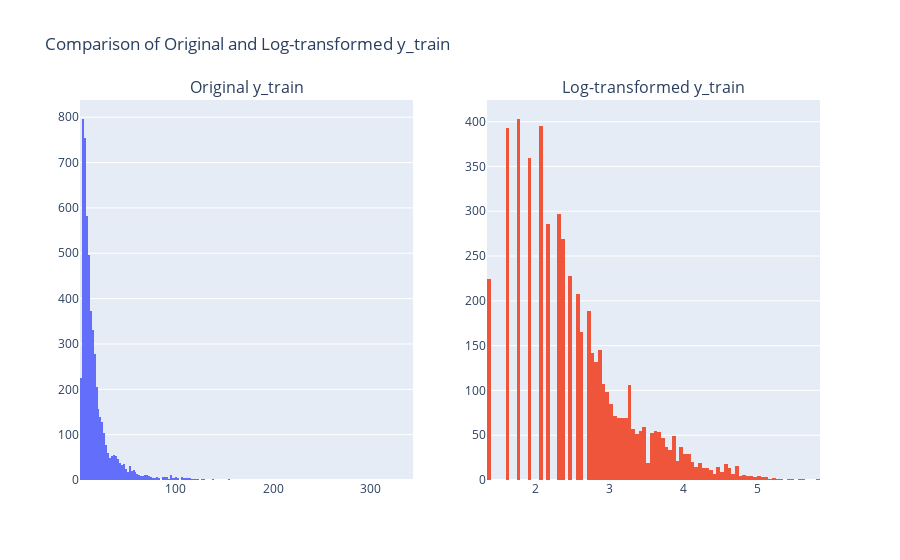

The notebook cell this image was saved under:
### Markdown cell above
## ExtraTreesRegressor med log transformasjon av target variabel

### Code cell
# Apply log transformation to y_train
from plotly.subplots import make_subplots
import plotly.graph_objects as go
y_train_log = np.log1p(y_train)

# Create subplot figure with two columns
fig = make_subplots(rows=1, cols=2, subplot_titles=("Original y_train", "Log-transformed y_train"))

# Add original y_train histogram to the first subplot
fig.add_trace(
    go.Histogram(x=y_train, name="Original y_train"),
    row=1, col=1
)

# Add log-transformed y_train histogram to the second subplot
fig.add_trace(
    go.Histogram(x=y_train_log, name="Log-transformed y_train"),
    row=1, col=2
)

# Update layout for better visualization
fig.update_layout(title_text="Comparison of Original and Log-transformed y_train", showlegend=False)

# Show the subplot
fig.show()

### Figure 1 — Plotly figure (JSON) as saved in the notebook; plotly's stock layout.template omitted (floating-point values rounded to 4 significant figures; data arrays with more than 128 entries replaced by an {"elided": "..."} marker saying what was removed)
{"data": [{"name": "Original y_train", "type": "histogram", "x": {"elided": "5413 int values"}, "xaxis": "x", "yaxis": "y"}, {"name": "Log-transformed y_train", "type": "histogram", "x": {"elided": "5413 float values"}, "xaxis": "x2", "yaxis": "y2"}], "layout": {"annotations": [{"font": {"size": 16}, "showarrow": false, "text": "Original y_train", "x": 0.225, "xanchor": "center", "xref": "paper", "y": 1, "yanchor": "bottom", "yref": "paper"}, {"font": {"size": 16}, "showarrow": false, "text": "Log-transformed y_train", "x": 0.775, "xanchor": "center", "xref": "paper", "y": 1, "yanchor": "bottom", "yref": "paper"}], "showlegend": false, "title": {"text": "Comparison of Original and Log-transformed y_train"}, "xaxis": {"anchor": "y", "domain": [0, 0.45]}, "xaxis2": {"anchor": "y2", "domain": [0.55, 1]}, "yaxis": {"anchor": "x", "domain": [0, 1]}, "yaxis2": {"anchor": "x2", "domain": [0, 1]}}}
